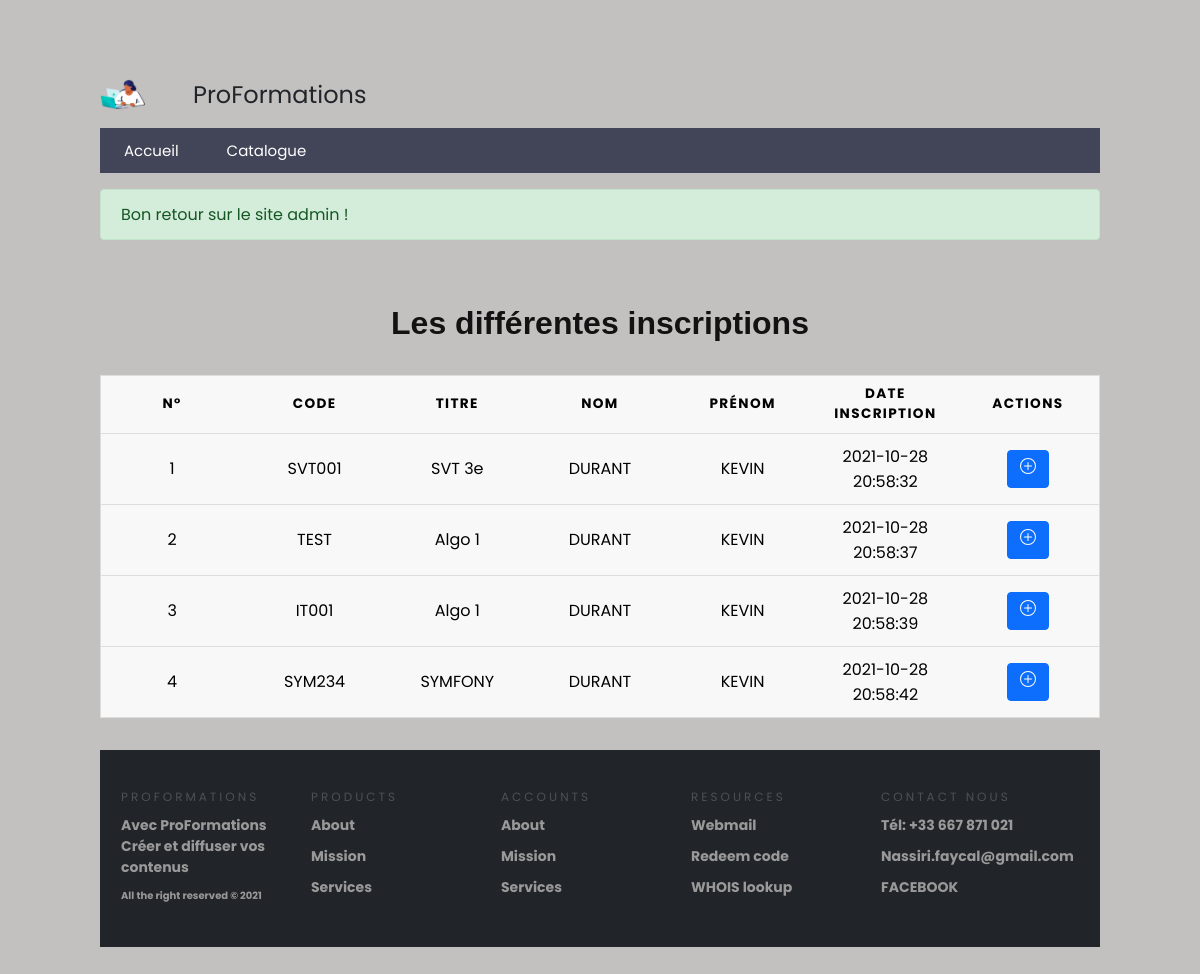
The page /inscrits (signed in) on the database its author committed.
### tables this page shows
CREATE TABLE `inscriptions` (
  `id` int(11) NOT NULL,
  `INE` varchar(25) NOT NULL,
  `code` varchar(25) NOT NULL,
  `inscriptionDate` datetime NOT NULL DEFAULT CURRENT_TIMESTAMP
);

CREATE TABLE `cours` (
  `id` int(11) NOT NULL,
  `code` varchar(25) NOT NULL,
  `titre` varchar(128) NOT NULL,
  `resume` text,
  `domaine` varchar(50) DEFAULT NULL,
  `langue` varchar(64) NOT NULL,
  `create_at` datetime NOT NULL DEFAULT CURRENT_TIMESTAMP
);

CREATE TABLE `utilisateur` (
  `login` varchar(50) NOT NULL,
  `INE` varchar(25) NOT NULL,
  `nom` varchar(50) NOT NULL,
  `prenom` varchar(50) DEFAULT NULL,
  `adresse` varchar(255) DEFAULT NULL,
  `ville` varchar(50) NOT NULL,
  `password` varchar(100) NOT NULL,
  `mail` varchar(100) NOT NULL,
  `role` varchar(50) NOT NULL,
  `image` varchar(100) NOT NULL,
  `est_valide` tinyint(1) NOT NULL,
  `clef` int(11) NOT NULL
);

### controllers/MainController.controller.php (called while the page is built, shortened)
<?php
abstract class MainController{
    protected function genererPage($data){
        extract($data);
        require_once($view);
        $page_content = ob_get_clean();
        require_once($template);
    }
}

### controllers/Cours/Cours.controller.php (called while the page is built, shortened)
<?php
require_once("./controllers/MainController.controller.php");
require_once("./models/Cours/Cours.model.php");
class CoursController extends MainController{
    private $CoursManager;
    public function __construct(){
        $this->CoursManager = new CoursManager();
    }
    public function inscrits(){
		$inscrits = $this->CoursManager->getInscrits();
        $data_page = [
            "page_description" => "Tous les inscrits",
            "page_title" => "Gestion des inscrits",
            "inscrits" => $inscrits,
            "view" => "views/Inscription/inscrits.view.php",
            "template" => "views/common/template.php"
        ];
        $this->genererPage($data_page);
    }
}

### models/Model.class.php (called while the page is built, shortened)
<?php
abstract class Model{
    private static $pdo;
    private static function setBdd(){
        self::$pdo = new PDO("mysql:host=db.3wa.io;dbname=faycalnas_proformations;charset=utf8", "faycalnas", "b38043549440aff2f9471b09d374ba35");
        self::$pdo->setAttribute(PDO::ATTR_ERRMODE, PDO::ERRMODE_EXCEPTION);
    }
    protected function getBdd(){
        return self::$pdo;
    }
}

### models/Cours/Cours.model.php (called while the page is built, shortened)
<?php
class CoursManager extends MainManager{
    public function getInscrits(){
        $req = "SELECT inscriptions.code, titre, inscriptions.ine, nom, prenom, inscriptionDate FROM inscriptions, utilisateur, cours WHERE inscriptions.code = cours.code and inscriptions.ine=utilisateur.ine";
        $stmt = $this->getBdd()->prepare($req);
        $stmt->execute();
        $resultat = $stmt->fetchall(PDO::FETCH_ASSOC);
        return $resultat;
    }
}

### controllers/Securite.class.php (called while the page is built, shortened)
<?php
class Securite{
    public static function estConnecte(){
        return (!empty($_SESSION['profil']));
    }
    public static function estAdministrateur(){
        return ($_SESSION['profil']['role'] === "administrateur");
    }
}

### views/Inscription/inscrits.view.php (the view, shortened to what this page needs)
<div>
<h1>Les différentes inscriptions</h1>
<table>
    <thead>
        <tr>
            <th scope="col">N°</th>
            <th scope="col">code</th>
            <th scope="col">Titre</th>
            <th scope="col">Nom</th>
            <th scope="col">Prénom</th>
            <th scope="col">Date inscription</th>
            <th scope="col">Actions</th>
        </tr>
    </thead>
        <tbody>
            <?php $i=0;foreach ($inscrits as $inscrit) { $i++;?>
            <tr>
                <td  data-label="N°"><?= $i ?></td>
                <td  data-label="code"><?= $inscrit['code'] ?></td>
                <td  data-label="Titre"><?= $inscrit['titre'] ?></td>
                <td  data-label="Nom"><?= $inscrit['nom'] ?></td>
                <td  data-label="Prénom"><?= $inscrit['prenom'] ?></td>
                <td  data-label="Date inscription"><?= $inscrit['inscriptionDate'] ?></td>
                <td  data-label="Actions">
				<?php if(Securite::estConnecte() && Securite::estAdministrateur()) { ?>
				<form method="POST" action="suppressionCours">
				<input type="hidden" name="code" value="<?=$inscrit['code']?>"/>
					<a aria-current="page" href="<?= URL; ?>suppressionCours">
                   <!--  <div class="col-md-12 text-center ">
                        <button type="submit" id="btn-submit" class="btn btn-block mybtn btn-primary tx-tfm">Se connecter</button>
                    </div> -->
                     <button class="btn btn-red" id="btnSupp" type="submit">
                        <svg xmlns="http://www.w3.org/2000/svg" width="16" height="16" fill="currentColor" class="bi bi-trash" viewBox="0 0 16 16">
                        <path d="M5.5 5.5A.5.5 0 0 1 6 6v6a.5.5 0 0 1-1 0V6a.5.5 0 0 1 .5-.5zm2.5 0a.5.5 0 0 1 .5.5v6a.5.5 0 0 1-1 0V6a.5.5 0 0 1 .5-.5zm3 .5a.5.5 0 0 0-1 0v6a.5.5 0 0 0 1 0V6z"/>
                        <path fill-rule="evenodd" d="M14.5 3a1 1 0 0 1-1 1H13v9a2 2 0 0 1-2 2H5a2 2 0 0 1-2-2V4h-.5a1 1 0 0 1-1-1V2a1 1 0 0 1 1-1H6a1 1 0 0 1 1-1h2a1 1 0 0 1 1 1h3.5a1 1 0 0 1 1 1v1zM4.118 4 4 4.059V13a1 1 0 0 0 1 1h6a1 1 0 0 0 1-1V4.059L11.882 4H4.118zM2.5 3V2h11v1h-11z"/>
                        </svg>
                    </button>
					</a>
		    <?php }else { ?>
				<form method="POST" action="sinscrire">
					<a aria-current="page" href="<?= URL; ?>sinscrire">
					 <button class="btn btn-bleu" id="btnModif">
                    </button>
					</a>
				<?php }; ?>
				</form>
                </td>
            </tr>
            <?php }; ?>
        </tbody>
</table>
</div>

### index.php (shortened to what this page needs)
<?php
require_once("./controllers/Securite.class.php");
require_once("./controllers/Cours/Cours.controller.php");
$visiteurController = new VisiteurController();
$coursController = new CoursController();
try {
    if(empty($_GET['page'])){
        $page = "accueil";
    } else {
        $url = explode("/", filter_var($_GET['page'],FILTER_SANITIZE_URL));
        $page = $url[0];
    }
    switch($page){
		case "inscrits" : $coursController->inscrits();
        break;
    }
} catch (Exception $e){
    $visiteurController->pageErreur($e->getMessage());
}

### views/common/template.php (shortened to what this page needs)
<!DOCTYPE html>
<html lang="fr">
<head>
    <link rel="stylesheet" href="https://cdnjs.cloudflare.com/ajax/libs/font-awesome/5.15.2/css/all.min.css"/>
    <link href="<?= URL ?>public/CSS/main.css?13" rel="stylesheet" />
</head>
<body>
    <div class="container">
        <?php require_once("views/common/header.php"); ?>
            <?php
                if(!empty($_SESSION['alert'])) {
                    foreach($_SESSION['alert'] as $alert){
                        echo "<div id='alert' class='alert ". $alert['type'] ."' role='alert'>
                            ".$alert['message']."
                        </div>";
                    }
                }
            ?>
            <?= $page_content; ?>
        <?php require_once("views/common/footer.php"); ?>
    </div>
</body>
</html>

### views/common/header.php
<header >
  <div class="title">
  <a href="/" >
    <img src="<?= URL; ?>public/Assets/images/Logo3.png" width="45" alt="logo du site" />
    <span class="logoText">ProFormations</span>
  </a>
  </div>
  <?php require_once("views/common/menu.php"); ?>
</header>

### views/common/menu.php (shortened to what this page needs)
<nav>
    <ul >
                <li><a href="<?= URL ?>accueil">Accueil</a></li>
                <li><a href="<?= URL ?>cours">Catalogue</a></li>
    </ul>
</nav>

### views/common/footer.php (shortened to what this page needs)
<div class="footer" style="margin-top:2em">
  <div class="container">
  <div class="col">
    <h1>ProFormations</h1>
    <ul>
      <li>Avec ProFormations<br> Créer et diffuser vos contenus</li>
      <li style="
        font-size: 10px;
        font-family: inherit;
        font-weight: light;
        ">All the right reserved © 2021</li>
    </ul>
  </div>
  <div class="col">
    <h1>Products</h1>
    <ul>
      <li>About</li>
      <li>Mission</li>
      <li>Services</li>
    </ul>
  </div>
  <div class="col">
    <h1>Accounts</h1>
    <ul>
      <li>About</li>
      <li>Mission</li>
      <li>Services</li>
    </ul>
  </div>
  <div class="col">
    <h1>Resources</h1>
    <ul>
      <li>Webmail</li>
      <li>Redeem code</li>
      <li>WHOIS lookup</li>
    </ul>
  </div>
  <div class="col">
    <h1>Contact nous</h1>
    <ul>
      <li><a href="tel:+33 667 871 021">Tél: +33 667 871 021</a></li>
      <li><a href="mailto:nassiri.faycal@gmail.com">Nassiri.faycal@gmail.com</a></li>
      <li><a href="facebook.com" target="_blank" rel="noopener noreferrer">FACEBOOK</a></li>
    </ul>
  </div>
</div>
</div>

### public/CSS/main.css (style rules this page uses)
* { box-sizing: border-box; font-family: 'Poppins', sans-serif; }
.h1, .h2, .h3, .h4, .h5, .h6, h1, h2, h3, h4, h5, h6 { margin-top: 0; margin-bottom: 0.5rem; font-weight: 500; line-height: 1.2; }
.alert { position: relative; padding: 0.75rem 1.25rem; margin-bottom: 1rem; border: 1px solid transparent; border-radius: 0.25rem; }
.alert-success { color: #155724; background-color: #d4edda; border-color: #c3e6cb; }
button, input, optgroup, select, textarea { margin: 0; font-family: inherit; font-size: inherit; line-height: inherit; }
button, input { overflow: visible; }
button:not(:disabled), [type="button"]:not(:disabled), [type="reset"]:not(:disabled), [type="submit"]:not(:disabled) { cursor: pointer; }
header { padding-bottom: 1rem!important; }
header .title a { color: #212529!important; text-decoration: none!important; margin-bottom: 1rem!important; align-items: center!important; display: flex!important; }
@media screen and (min-width: 1200px) { header .logoText { font-size: 1.5rem!important; } }
header .logoText { font-size: calc(1.275rem + .3vw)!important; margin-left: 3rem!important; }
.btn { display: inline-block; font-weight: 400; line-height: 1.5; color: #212529; text-align: center; text-decoration: none; vertical-align: middle; cursor: pointer; -webkit-user-select: none; -moz-user-select: none; user-select: none; background-color: transparent; border: 1px solid transparent; padding: 0.375rem 0.75rem; font-size: 1rem; border-radius: 0.25rem; transition: color .15s ease-in-out,background-color .15s ease-in-out,border-color .15s ease-in-out,box-shadow .15s ease-in-out; }
.btn-bleu { color: #fff; background-color: #0d6efd; border-color: #0d6efd; transition: all 0.3s ease; }
.footer { padding: 1em; width: 100%; position: relative; height: auto; background-color: #212529; overflow: hidden; }
.footer h1 { text-align: left; }
.footer .col { width: 190px; height: auto; float: left; box-sizing: border-box; -webkit-box-sizing: border-box; -moz-box-sizing: border-box; padding: 0px 9px 20px 5px; }
.footer .col h1 { margin: 0; padding: 0; font-family: inherit; font-size: 12px; line-height: 17px; padding: 20px 0px 5px 0px; color: rgba(255,255,255,0.2); font-weight: normal; text-transform: uppercase; letter-spacing: 0.250em; }
.footer .col ul { list-style-type: none; margin: 0; padding: 0; }
.footer .col ul li ,.footer .col ul li a { color: #999999; font-size: 14px; font-family: inherit; font-weight: bold; padding: 5px 0px 5px 0px; cursor: pointer; transition: .2s; -webkit-transition: .2s; -moz-transition: .2s; }
table { border: 1px solid #ccc; border-collapse: collapse; margin: 0; padding: 0; width: 100%; table-layout: fixed; }
table tr { background-color: #f8f8f8; border: 1px solid #ddd; padding: .35em; }
table th, table td { padding: .625em; text-align: center; }
table th { font-size: .85em; letter-spacing: .1em; text-transform: uppercase; }
nav { width: 100%; background-color: #424558; margin-top: 11px; }
nav>ul { margin: 0px; padding: 0px; }
nav li { list-style-type: none; }
nav>ul>li { float: left; position: relative; }
nav>ul::after { content: ""; display: table; clear: both; }
nav a { display: inline-block; text-decoration: none; }
nav>ul>li>a { padding: 11px 24px; color: #FFF; font-size: 15px; }
h1, h2, h3 { margin: 2em 0 1em; font-weight:bold; color: rgb(18, 18, 19); text-align: center; }
body { padding-top: 4.2rem; padding-bottom: 4.2rem; background: rgba(177, 173, 173, 0.76); }
a { text-decoration: none !important; }
h1, h2, h3 { font-family:Verdana, Geneva, Tahoma, sans-serif; }
form { width: 100%; padding: 5px 0px; }
.container { width: 100%; max-width: 1000px; margin: 2px auto; }

### rows shown on the page
inscriptions: code "SVT001", cours.titre "SVT 3e", utilisateur.nom "DURANT", utilisateur.prenom "KEVIN", inscriptionDate "2021-10-28 20:58:32"
inscriptions: code "TEST", cours.titre "Algo 1", utilisateur.nom "DURANT", utilisateur.prenom "KEVIN", inscriptionDate "2021-10-28 20:58:37"
inscriptions: code "IT001", cours.titre "Algo 1", utilisateur.nom "DURANT", utilisateur.prenom "KEVIN", inscriptionDate "2021-10-28 20:58:39"
inscriptions: code "SYM234", cours.titre "SYMFONY", utilisateur.nom "DURANT", utilisateur.prenom "KEVIN", inscriptionDate "2021-10-28 20:58:42"

### other values the page prints
$alert['message'] "Bon retour sur le site admin !"
